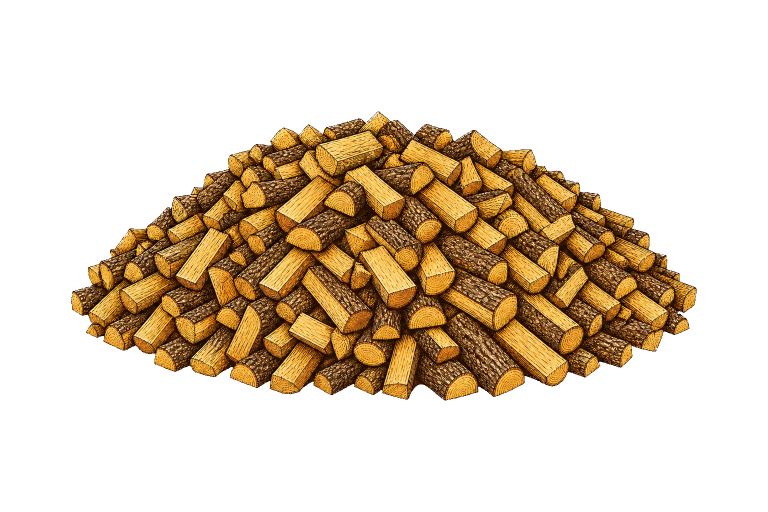
#> input picture tmp/firewood-loose-9-15-v13-determinism/masters/firewood-loose-9-15-master-v13.webp, 1536 x 1024 px (shown at 1/2 size)
$ python -i pellet_artwork_v16_final_r10.py   (imports and definitions only)
#> lines starting #> are read from the running program, lines starting #| are printed output that depends on the picture; after the words box and inside, x2 and y2 are one past the last pixel; in counts of white or black regions, pixels touching at a corner belong together
#> further down, picture is the input picture: PIL image 1536x1024 RGBA; mean R, G, B, A 47.8, 32.9, 12.8, 78.9
from __future__ import annotations

import json
from pathlib import Path

import numpy as np
from PIL import Image, ImageDraw, ImageFilter

import pellet_artwork_v15 as artwork
import pellet_artwork_v16_final_r7 as locked
import pellet_artwork_v16_selective as qa


ROOT = Path(__file__).resolve().parents[1]
MASTER_ROOT = ROOT / "tmp/pellets-v16/candidates/masters"
OUTPUT_ROOT = ROOT / "tmp/pellets-v16/final-r10"
QA_ROOT = OUTPUT_ROOT / "qa"
DETERMINISM_ROOT = OUTPUT_ROOT / "determinism"

SOURCE = MASTER_ROOT / "pellets-10-candidate-j-v16.webp"
OUTPUT = MASTER_ROOT / "pellets-10-candidate-k-v16.webp"
MANIFEST = MASTER_ROOT / "pellets-10-candidate-k-v16.manifest.json"
CANDIDATE_ID = "pellets-10-candidate-k-v16"
STYLE_VERSION = "v16-final-r10-candidate"
QA_PREFIX = "pellets-v16-final-r10"
REQUIRED_CHECKS = (
    "safeInsetPass",
    "dimensionsPass",
    "rgbaPass",
    "losslessWebp",
    "cornersTransparent",
    "transparentRgbClean",
    "outsideMaskByteIdentical",
    "alphaChannelByteIdentical",
    "frontBrandingRegionsByteIdentical",
    "falseFourthWedgeRemovedPass",
    "brandingByteIdentical",
    "topSurfacesByteIdentical",
    "leftAndCenterByteIdentical",
    "bagCountUnchanged",
)

SCALE = 4
CLONE_OFFSET = (-42, -10)
EDIT_POLYGON = (
    (1135, 817),
    (1153, 817),
    (1187, 858),
    (1186, 879),
    (1172, 880),
    (1131, 875),
)


def polygon_mask(size: tuple[int, int], scale: int = 1) -> Image.Image:
    mask = Image.new("L", size)
    points = [(x * scale, y * scale) for x, y in EDIT_POLYGON]
    ImageDraw.Draw(mask).polygon(points, fill=255)
    return mask


def remove_false_wedge(original: Image.Image) -> tuple[Image.Image, dict[str, object]]:
    high_size = (original.width * SCALE, original.height * SCALE)
#> high_size = (6144, 4096)
    source_high = original.resize(high_size, Image.Resampling.LANCZOS)
    source_array = np.array(source_high)
    clone_array = source_array.copy()
    dx, dy = (value * SCALE for value in CLONE_OFFSET)

    y_start = max(0, -dy)
    y_stop = min(high_size[1], high_size[1] - dy)
#> y_stop = 4096
    x_start = max(0, -dx)
    x_stop = min(high_size[0], high_size[0] - dx)
#> x_stop = 6144
    clone_array[y_start:y_stop, x_start:x_stop] = source_array[
        y_start + dy : y_stop + dy,
        x_start + dx : x_stop + dx,
    ]
    clone_high = Image.fromarray(clone_array, "RGBA")
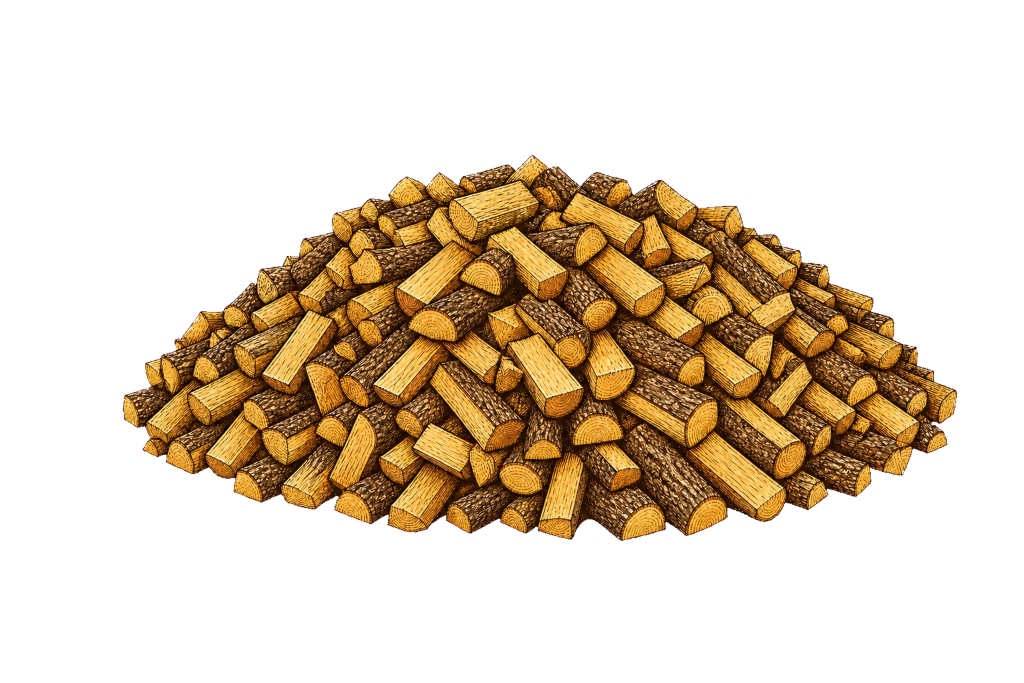
#> clone_high: PIL image 6144x4096 RGBA (shown at 1/6 size); mean R, G, B, A 47.9, 32.9, 12.8, 78.9; transparent parts drawn white

    hard_high = polygon_mask(high_size, SCALE)
#> in polygon_mask, `mask = Image.new("L", size)`: mask: PIL image 6144x4096 L; every value is 0
#> in polygon_mask, `ImageDraw.Draw(mask).polygon(points, fill=255)`:
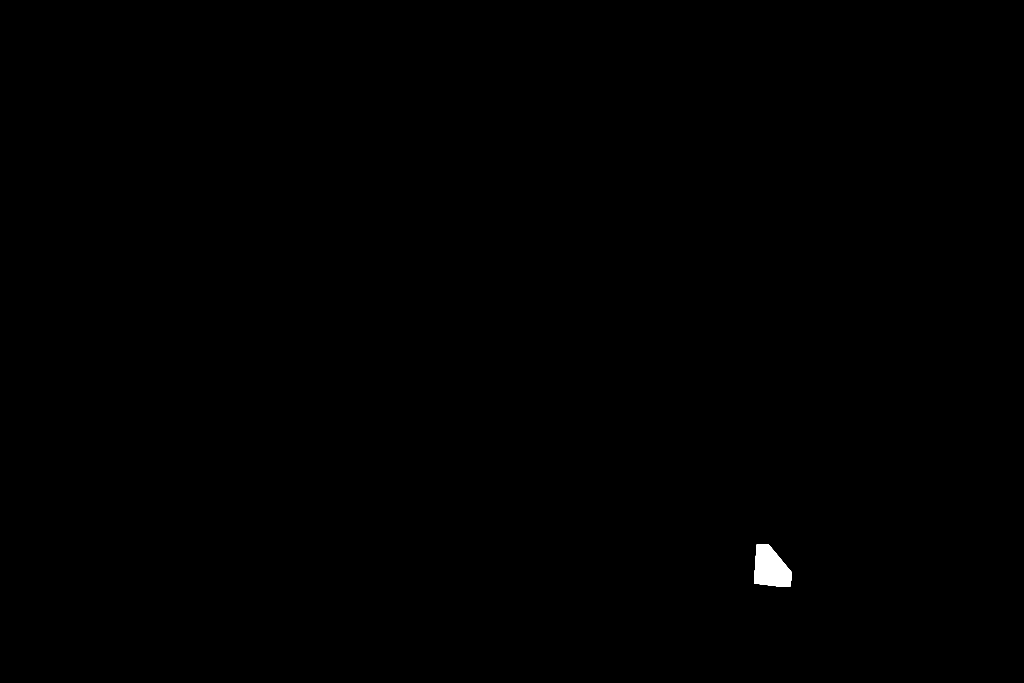
#> mask: PIL image 6144x4096 L (shown at 1/6 size); 0.17% white; 1 white region, box (x1, y1, x2, y2) and area: (4524, 3268, 4749, 3521) 41793
    opaque = original.getchannel("A").point(lambda value: 255 if value >= 248 else 0)
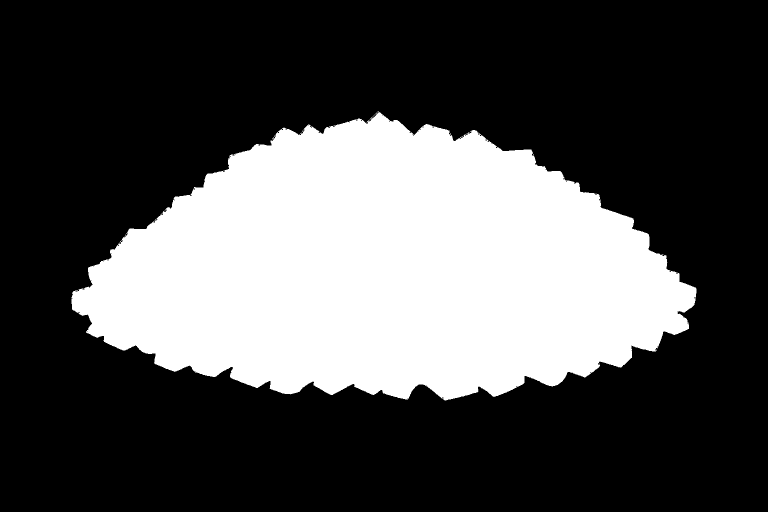
#> opaque: PIL image 1536x1024 L (shown at 1/2 size); 30.9% white; 2 white regions (1 under 20 px), largest, box (x1, y1, x2, y2) and area: (143, 223, 1393, 801) 486596
    inner = opaque.filter(ImageFilter.MinFilter(9)).resize(
        high_size,
        Image.Resampling.NEAREST,
    )
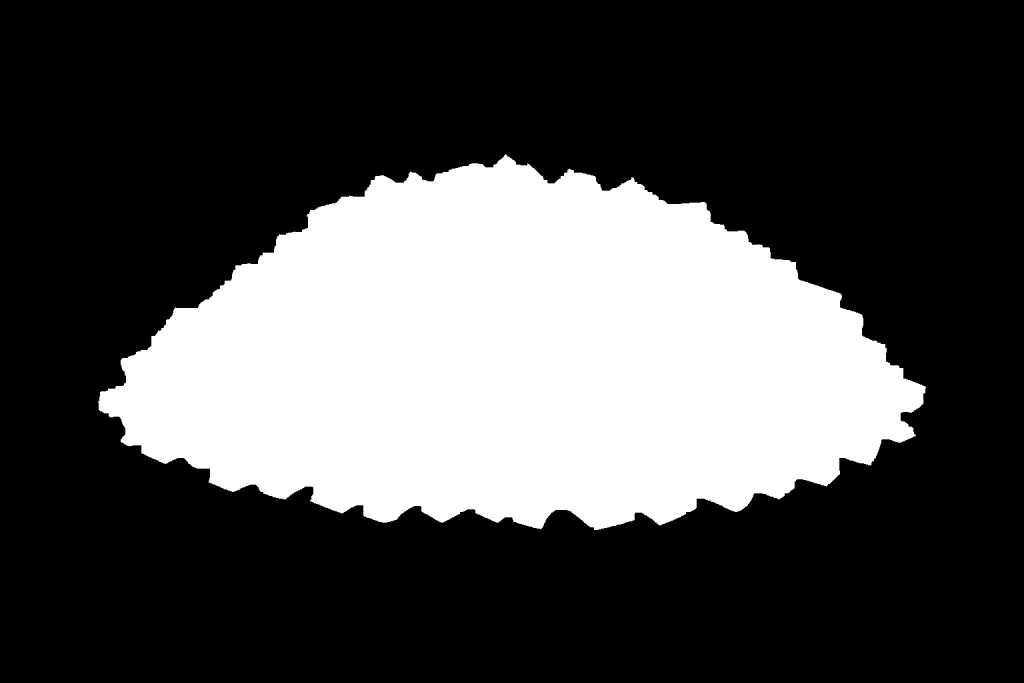
#> inner: PIL image 6144x4096 L (shown at 1/6 size); 29.8% white; 1 white region, box (x1, y1, x2, y2) and area: (588, 924, 5556, 3180) 7490224
    feather = hard_high.filter(ImageFilter.GaussianBlur(10))
    feather = Image.fromarray(
        np.minimum.reduce(
            [
                np.array(hard_high),
                np.array(inner),
                np.array(feather),
            ]
        ).astype(np.uint8),
        "L",
    )
    patched_high = Image.composite(clone_high, source_high, feather)
    rendered = patched_high.resize(original.size, Image.Resampling.LANCZOS)

    final_mask = polygon_mask(original.size)
#> in polygon_mask (call 2), `mask = Image.new("L", size)`: mask: PIL image 1536x1024 L; every value is 0
#> in polygon_mask (call 2), `ImageDraw.Draw(mask).polygon(points, fill=255)`: mask: PIL image 1536x1024 L; 0.17% white; 1 white region, box (x1, y1, x2, y2) and area: (1131, 817, 1188, 881) 2667
    before = np.array(original)
    candidate = np.array(Image.composite(rendered, original, final_mask))
    candidate[:, :, 3] = before[:, :, 3]
    candidate[candidate[:, :, 3] == 0, :3] = 0
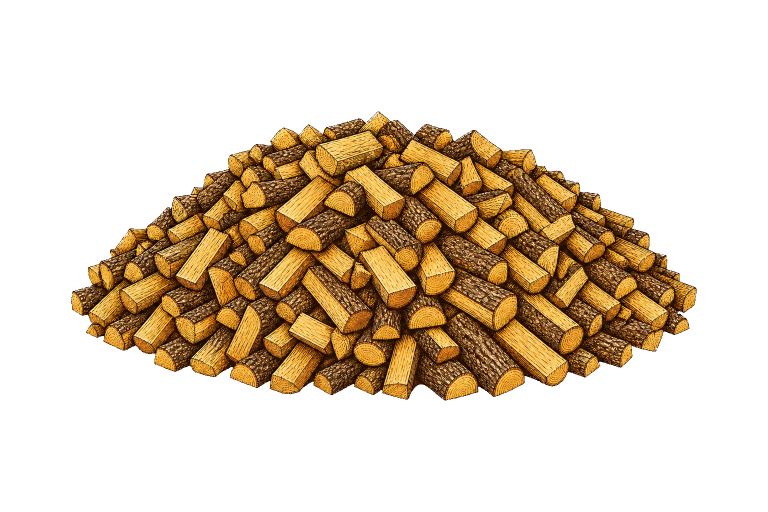
#> candidate: shape (1024, 1536, 4) (shown at 1/2 size); 0.17% of pixels changed, all inside (x1, y1, x2, y2) = (140, 219, 1396, 804); transparent parts drawn white

    changed = np.any(before != candidate, axis=2)
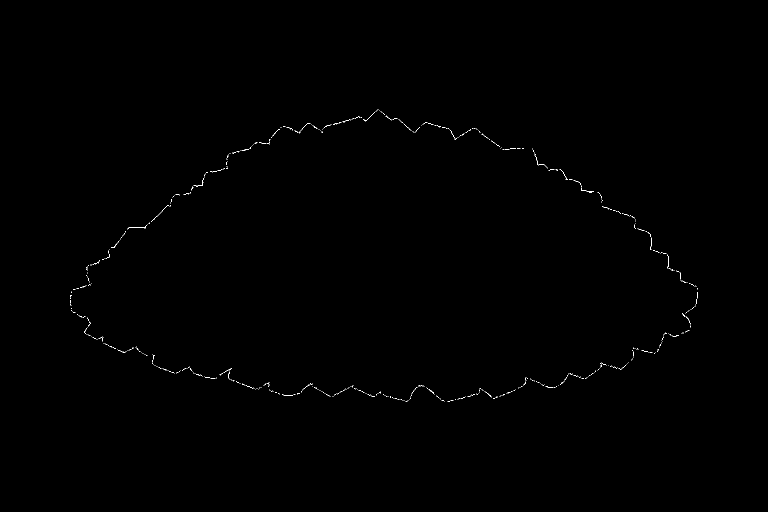
#> changed: shape (1024, 1536) bool (shown at 1/2 size); 0.17% white in thin lines or dots, all inside (x1, y1, x2, y2) = (140, 219, 1396, 804)
    allowed = np.array(final_mask) > 0
    outside = int(np.count_nonzero(changed & ~allowed))
#> outside = 2662
    if outside:
#> (the run stopped early here; a loop or call above may not have finished)
